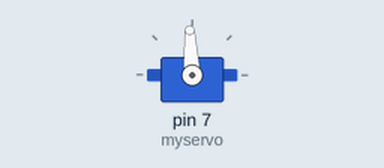
This sketch was run on a simulated Arduino Uno, built with avr-gcc and run on an emulated ATmega328P. On the bench: servo.

Above: at 0.05 s.
At 5.0 s:
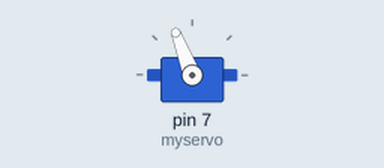
At 11.0 s:
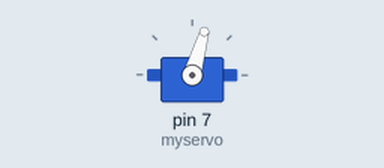
Timing chart, 0 to 14.3 s (numbered marks = the images above):
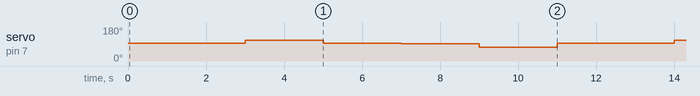

Measured:
- by itself, servo on pin 7 (myservo): repeats every 11.0 s: 94° 2.0 s, 92° 2.0 s, 74° 2.0 s, 93° 3.0 s, 111° 2.0 s

The sketch:

task3lab04.ino
```cpp
#include <Servo.h>

Servo myservo;

int pos = 0;

void setup() {
  myservo.attach(7); //the number of the pin that the servo is attached to
}

void loop() {
  myservo.writeMicroseconds(1500); // set servo to mid-point
  delay(3000);
  myservo.writeMicroseconds(1690);
  delay(2000);
  myservo.writeMicroseconds(1510);
  delay(2000);
  myservo.writeMicroseconds(1490);
  delay(2000);
  myservo.writeMicroseconds(1310);
  delay(2000);
}
```
